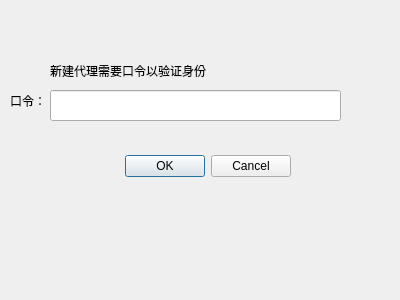
<?xml version="1.0" encoding="UTF-8"?>
<ui version="4.0">
 <class>ProxyCancleVerify</class>
 <widget class="QDialog" name="ProxyCancleVerify">
  <property name="geometry">
   <rect>
    <x>0</x>
    <y>0</y>
    <width>400</width>
    <height>300</height>
   </rect>
  </property>
  <property name="windowTitle">
   <string>Dialog</string>
  </property>
  <widget class="QDialogButtonBox" name="btn_proxycancleverify">
   <property name="geometry">
    <rect>
     <x>-50</x>
     <y>150</y>
     <width>341</width>
     <height>32</height>
    </rect>
   </property>
   <property name="orientation">
    <enum>Qt::Horizontal</enum>
   </property>
   <property name="standardButtons">
    <set>QDialogButtonBox::Cancel|QDialogButtonBox::Ok</set>
   </property>
  </widget>
  <widget class="QLabel" name="label_proxycancleverify">
   <property name="geometry">
    <rect>
     <x>50</x>
     <y>60</y>
     <width>301</width>
     <height>21</height>
    </rect>
   </property>
   <property name="text">
    <string>新建代理需要口令以验证身份</string>
   </property>
  </widget>
  <widget class="QLabel" name="label_password">
   <property name="geometry">
    <rect>
     <x>10</x>
     <y>90</y>
     <width>41</width>
     <height>21</height>
    </rect>
   </property>
   <property name="text">
    <string>口令：</string>
   </property>
  </widget>
  <widget class="QLineEdit" name="input_proxycancleverify">
   <property name="geometry">
    <rect>
     <x>50</x>
     <y>90</y>
     <width>291</width>
     <height>31</height>
    </rect>
   </property>
  </widget>
 </widget>
 <resources/>
 <connections>
  <connection>
   <sender>btn_proxycancleverify</sender>
   <signal>accepted()</signal>
   <receiver>ProxyCancleVerify</receiver>
   <slot>accept()</slot>
   <hints>
    <hint type="sourcelabel">
     <x>248</x>
     <y>254</y>
    </hint>
    <hint type="destinationlabel">
     <x>157</x>
     <y>274</y>
    </hint>
   </hints>
  </connection>
  <connection>
   <sender>btn_proxycancleverify</sender>
   <signal>rejected()</signal>
   <receiver>ProxyCancleVerify</receiver>
   <slot>reject()</slot>
   <hints>
    <hint type="sourcelabel">
     <x>316</x>
     <y>260</y>
    </hint>
    <hint type="destinationlabel">
     <x>286</x>
     <y>274</y>
    </hint>
   </hints>
  </connection>
 </connections>
</ui>
